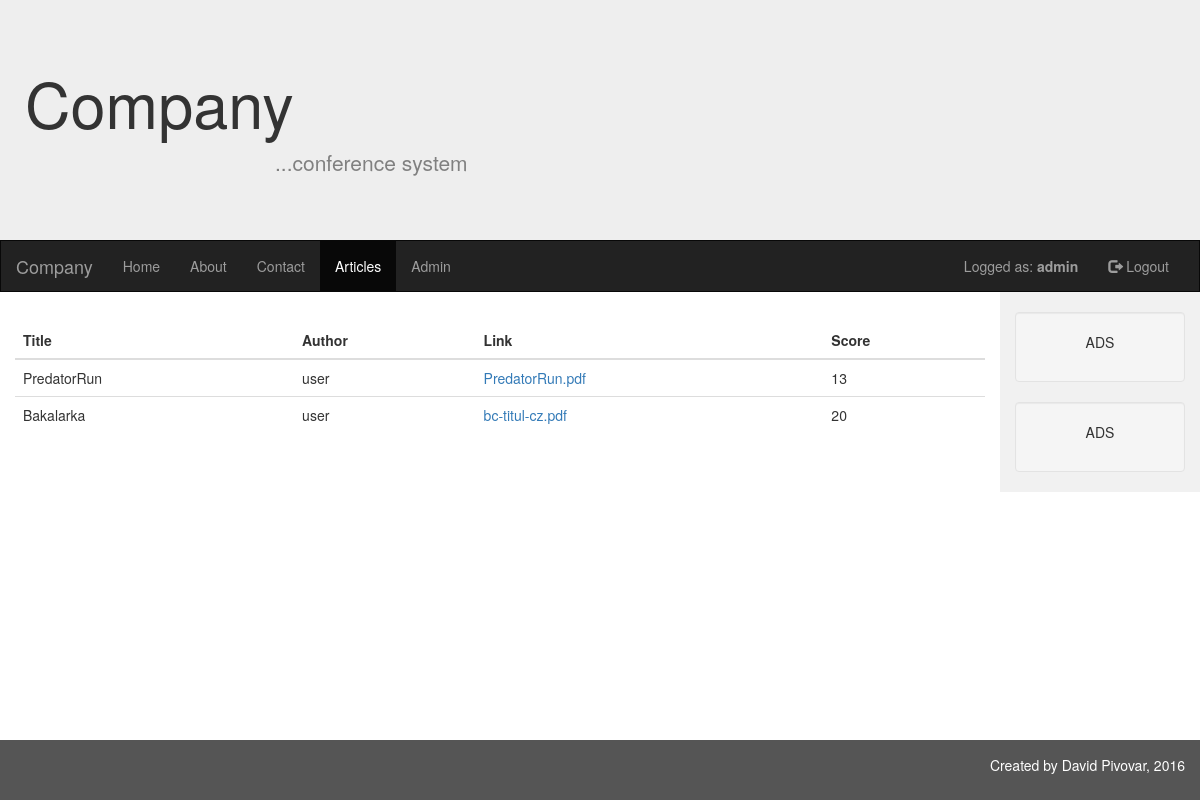
Page /index.php?page=articles (signed in) on the committed database.
### tables this page shows
CREATE TABLE `articles` (
  `ID` int(11) NOT NULL,
  `title` varchar(45) NOT NULL,
  `author` int(11) NOT NULL,
  `abstract` varchar(300) DEFAULT NULL,
  `URL` varchar(45) NOT NULL,
  `score1` int(11) NOT NULL,
  `score2` int(11) NOT NULL,
  `score3` int(11) NOT NULL,
  `pass` int(11) NOT NULL
);

CREATE TABLE `users` (
  `ID` int(11) NOT NULL,
  `login` varchar(45) NOT NULL,
  `pass` varchar(45) NOT NULL,
  `mail` varchar(45) NOT NULL,
  `right` int(11) NOT NULL
);

CREATE TABLE `score` (
  `ID` int(11) NOT NULL,
  `rev` int(11) DEFAULT NULL,
  `score1` int(11) DEFAULT NULL,
  `score2` int(11) DEFAULT NULL,
  `score3` int(11) DEFAULT NULL
);

### inc/db_articles.class.php (called while the page is built, shortened)
<?php
class db_articles extends db_pdo
{
    public function GetAllArticles()
    {
        $table_name = "articles";
        $columns = "*";
        $where = array();
        $result = $this->DBSelectAll($table_name, $columns, $where);
        return $result;
    }
    public function GetUser($userID)
    {
        $table_name = "users";
        $columns = "*";
        $where = array();
        $where[] = array("column" => "ID", "value" => $userID, "symbol" => "=");
        $result = $this->DBSelectOne($table_name, $columns, $where);
        return $result;
    }
    public function GetScore($scoreID)
    {
        $table_name = "score";
        $columns = "*";
        $where = array();
        $where[] = array("column" => "ID", "value" => $scoreID, "symbol" => "=");
        $result = $this->DBSelectOne($table_name, $columns, $where);
        return $result;
    }
    public function GetOverallScore($score1, $score2, $score3)
    {
        $score = $this->GetScore($score1);
        $result = $score["score1"] + $score["score2"] + $score["score3"];
        $score = $this->GetScore($score2);
        $result = $result + $score["score1"] + $score["score2"] + $score["score3"];
        $score = $this->GetScore($score3);
        $result = $result + $score["score1"] + $score["score2"] + $score["score3"];
        return $result;
    }
}
?>

### inc/db_pdo.class.php (called while the page is built, shortened)
<?php
class db_pdo
{
	private $connection;
	public function DBSelectOne($table_name, $select_columns_string, $where_array, $limit_string = "")
	{
		$mysql_pdo_error = false;
		$where_pom = "";
		if ($where_array != null)
			foreach ($where_array as $index => $item)
			{
				$column = $item["column"];
				$symbol = $item["symbol"];
				if (key_exists("value", $item))
					$value_pom = "?";
				else if (key_exists("value_mysql", $item))
					$value_pom = $item["value_mysql"];
				$where_pom .= "`$column` $symbol  $value_pom ";
			}
			if (trim($where_pom) != "") $where_pom = "where $where_pom";
			$query = "select $select_columns_string from `".$table_name."` $where_pom $limit_string;";
			$statement = $this->connection->prepare($query);
			$bind_param_number = 1;
			if ($where_array != null)
				foreach ($where_array as $index => $item)
				{
					if (key_exists("value", $item))
					{
						$value = $item["value"];
						$statement->bindValue($bind_param_number, $value);
						$bind_param_number ++;
					}
				}
				$statement->execute();
				$errors = $statement->errorInfo();
				if ($mysql_pdo_error == false)
				{
					$row = $statement->fetch(PDO::FETCH_ASSOC);
					return $row;
				}
				else
				{
					echo "Chyba v dotazu - PDOStatement::errorInfo(): ";
					printr($errors);
					echo "SQL dotaz: $query";
				}
	}
	public function DBSelectAll($table_name, $select_columns_string, $where_array, $limit_string = "", $order_by_array = array())
	{
		$mysql_pdo_error = false;
		$where_pom = "";
		$order_by_pom = "";
		$query = "select $select_columns_string from `".$table_name."` $where_pom $order_by_pom $limit_string;";
		$statement = $this->connection->prepare($query);
		$statement->execute();
		$errors = $statement->errorInfo();
		if ($mysql_pdo_error == false)
		{
					$rows = $statement->fetchAll(PDO::FETCH_ASSOC);
					return $rows;
		}
		else
		{
					echo "Chyba v dotazu - PDOStatement::errorInfo(): ";
					printr($errors);
					echo "SQL dotaz: $query";
		}
	}
	function Connect()
	{
		try
		{
			$options = array(PDO::MYSQL_ATTR_INIT_COMMAND => 'SET NAMES utf8',);
			$this->connection = new PDO("mysql:host=".DB_SERVER.";dbname=".DB_DATABASE_NAME."",
					DB_USER_LOGIN, DB_USER_PASSWORD, $options);
		} catch (PDOException $e)
		{
			print "Error!: " . $e->getMessage() . "<br/>";
			die();
		}
	}
}
?>

### cont/articles.inc.php (the view, shortened to what this page needs)
<div class="container-fluid text-center">
    <div class="row content">
        <div class="col-sm-10 text-left content-odsazeni">
            <table class="table table-hover ">
                <thead>
                    <tr>
                        <th>Title</th>
                        <th>Author</th>
                        <th>Link</th>
                        <th>Score</th>
                    </tr>
                </thead>
                <tbody>
<?php
$db = new db_articles();
$db->Connect();
$articles = $db->GetAllArticles();
foreach($articles as $art)
{
    $user = $db->GetUser($art["author"]);
    $score = $db->GetOverallScore($art["score1"], $art["score2"], $art["score3"]);
    echo "<tr><td>$art[title]</td>
        <td>$user[login]</td>
        <td><a href='pdf/$art[URL]'>$art[URL]</a></td>
        <td>$score</td></tr>";
}
?>
                </tbody>
            </table>
        </div>
        <?php include "nav/sidenav.php";?>
    </div>
</div>

### css/style.css (style rules this page uses)
html { position: relative; min-height: 100%; }
body { margin-bottom: 60px; }
.row.content { height: 100%; }
@media screen and (min-width: 767px) { .content-odsazeni { margin-top: 30px; margin-bottom: 30px; } }

### rows in the picture
articles: title "PredatorRun", users.login "user", URL "PredatorRun.pdf", score "13"
articles: title "Bakalarka", users.login "user", URL "bc-titul-cz.pdf", score "20"

### other values in the picture
$_SESSION["conference_system"]["login"] "admin"
